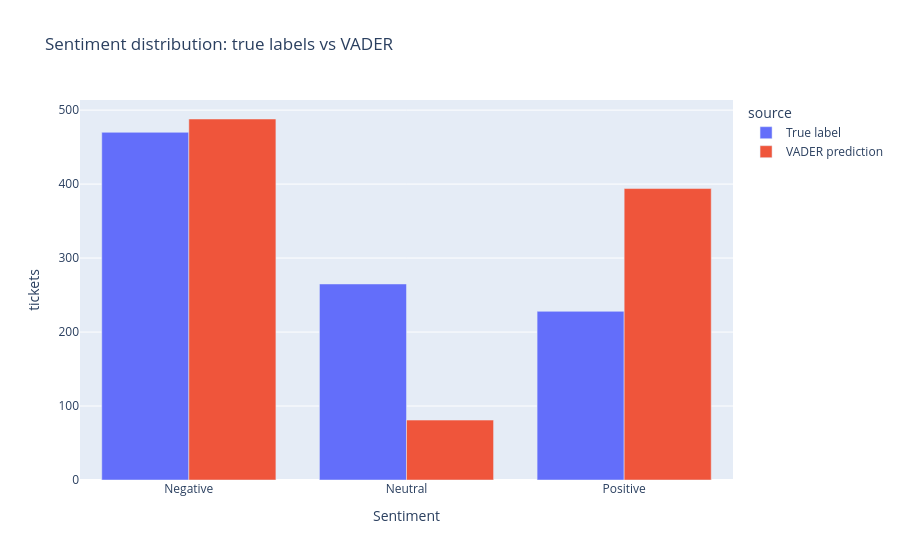

The cell this chart's notebook holds for it:
### Code cell
all_scored = all_df["text"].apply(analyze_sentiment)        # (label, score) for every ticket
all_df["pred_sentiment"] = [s[0] for s in all_scored]       # VADER's label
all_df["compound"] = [round(s[1], 3) for s in all_scored]   # VADER's score

dist = pd.DataFrame({                                       # side-by-side counts
    "True label": all_df["sentiment"].value_counts(),       # how many of each true sentiment
    "VADER prediction": all_df["pred_sentiment"].value_counts(),   # how many of each predicted sentiment
}).reindex(SENTIMENTS).fillna(0).astype(int)                # fixed order, no missing values
display(dist)                                               # show the table

dist_long = dist.reset_index().melt(id_vars="index", var_name="source", value_name="tickets")   # long format for plotting
px.bar(dist_long, x="index", y="tickets", color="source", barmode="group",   # grouped bar chart
       labels={"index": "Sentiment"}, title="Sentiment distribution: true labels vs VADER").show()   # draw it

### Figure 1 — Plotly figure (JSON) as saved in the notebook; plotly's stock layout.template omitted (floating-point values rounded to 4 significant figures)
{"data": [{"alignmentgroup": "True", "hovertemplate": "source=True label<br>Sentiment=%{x}<br>tickets=%{y}<extra></extra>", "legendgroup": "True label", "marker": {"color": "#636efa", "pattern": {"shape": ""}}, "name": "True label", "offsetgroup": "True label", "orientation": "v", "showlegend": true, "textposition": "auto", "type": "bar", "x": ["Negative", "Neutral", "Positive"], "xaxis": "x", "y": [470, 265, 228], "yaxis": "y"}, {"alignmentgroup": "True", "hovertemplate": "source=VADER prediction<br>Sentiment=%{x}<br>tickets=%{y}<extra></extra>", "legendgroup": "VADER prediction", "marker": {"color": "#EF553B", "pattern": {"shape": ""}}, "name": "VADER prediction", "offsetgroup": "VADER prediction", "orientation": "v", "showlegend": true, "textposition": "auto", "type": "bar", "x": ["Negative", "Neutral", "Positive"], "xaxis": "x", "y": [488, 81, 394], "yaxis": "y"}], "layout": {"barmode": "group", "legend": {"title": {"text": "source"}, "tracegroupgap": 0}, "title": {"text": "Sentiment distribution: true labels vs VADER"}, "xaxis": {"anchor": "y", "domain": [0, 1], "title": {"text": "Sentiment"}}, "yaxis": {"anchor": "x", "domain": [0, 1], "title": {"text": "tickets"}}}}
